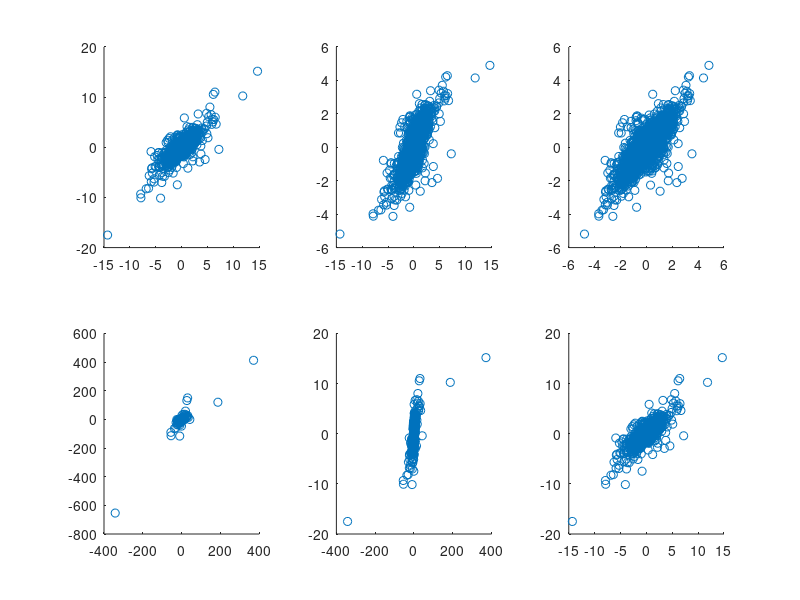

This chart was generated by the following MATLAB code:
% START WITH BIVARIATE T
clear all
close all

m = 2;
N = 2000;
Sigma = [1, 0.8; 0.8, 1];
C = chol(Sigma);
df1 = 3;
df2 = 10;

X = randn(N,m);
X = X*C;

W1 = df1./chi2rnd(df1,N,1);
X1 = bsxfun(@times,X,sqrt(W1));
U1 = tcdf(X1,df1); % t copula with df1 df

W2 = df2./chi2rnd(df2,N,1);
X2 = bsxfun(@times,X,sqrt(W1));
U2 = tcdf(X2,df2); % t copoula with df2 df

Y1 = zeros(N,m);
Y2 = zeros(N,m);
Y3 = zeros(N,m);
Y4 = zeros(N,m);
Y5 = zeros(N,m);
Y6 = zeros(N,m);

Y1(:,1) = tinv(U1(:,1),df1);
Y1(:,2) = tinv(U1(:,2),df1);

Y2(:,1) = tinv(U1(:,1),df1);
Y2(:,2) = tinv(U1(:,2),df2);

Y3(:,1) = tinv(U1(:,1),df2);
Y3(:,2) = tinv(U1(:,2),df2);

Y4(:,1) = tinv(U2(:,1),df1);
Y4(:,2) = tinv(U2(:,2),df1);

Y5(:,1) = tinv(U2(:,1),df1);
Y5(:,2) = tinv(U2(:,2),df2);

Y6(:,1) = tinv(U2(:,1),df2);
Y6(:,2) = tinv(U2(:,2),df2);

subplot(2,3,1)
scatter(Y1(:,1),Y1(:,2))
subplot(2,3,2)
scatter(Y2(:,1),Y2(:,2))
subplot(2,3,3)
scatter(Y3(:,1),Y3(:,2))
subplot(2,3,4)
scatter(Y4(:,1),Y4(:,2))
subplot(2,3,5)
scatter(Y5(:,1),Y5(:,2))
subplot(2,3,6)
scatter(Y6(:,1),Y6(:,2))